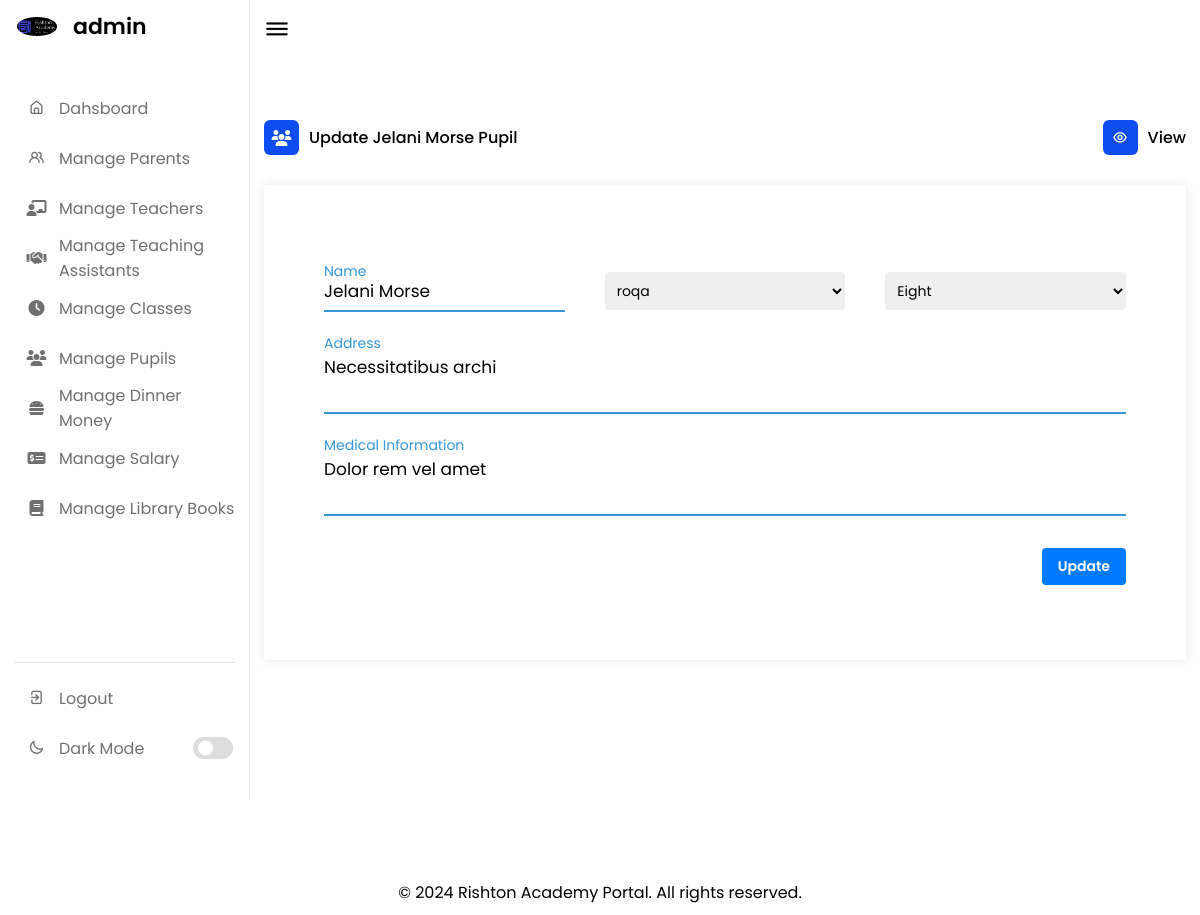
The app's page /pupil_add?id=2 (signed in) with its own data.
### tables this page shows
CREATE TABLE `pupils` (
  `PupilID` int(11) NOT NULL,
  `Name` varchar(100) NOT NULL,
  `Address` varchar(255) DEFAULT NULL,
  `MedicalInformation` text DEFAULT NULL,
  `ClassID` int(11) DEFAULT NULL
);

CREATE TABLE `pupilparent` (
  `PupilID` int(11) NOT NULL,
  `ParentID` int(11) NOT NULL
);

CREATE TABLE `parentsguardians` (
  `ParentID` int(11) NOT NULL,
  `Name` varchar(100) NOT NULL,
  `Address` varchar(255) DEFAULT NULL,
  `Email` varchar(100) DEFAULT NULL,
  `Telephone` varchar(20) DEFAULT NULL
);

CREATE TABLE `classes` (
  `ClassID` int(11) NOT NULL,
  `ClassName` varchar(50) NOT NULL,
  `Capacity` int(11) NOT NULL,
  `TeacherID` int(11) DEFAULT NULL
);

### config/helper.php (called while the page is built, shortened)
<?php
function fetchData($query, $connect) {
    $result = mysqli_query($connect, $query);
    if ($result) {
        $data = [];
        while ($row = mysqli_fetch_assoc($result)) {
            $data[] = $row;
        }
        return $data;
    } else {
        echo "Error executing query: " . mysqli_error($connect);
        return false;
    }
}
?>

### pupil_add.php (the view, shortened to what this page needs)
<?php
require_once('./config/connection.php');
require_once('./includes/head.php');
require_once('./includes/nav.php');
require_once('./config/helper.php');
$pupil = null;
$ParentID = null;
if (isset($_GET['id'])) {
    $id = (int) $_GET['id'];
    $query = "SELECT * FROM pupils WHERE PupilID = $id";
    $result = mysqli_query($connect, $query);
    if (mysqli_num_rows($result) > 0) {
        $pupil = mysqli_fetch_object($result);
    } else {
        header('Location: ./404.html');
        exit();
    }
    $query = "SELECT ParentID FROM pupilparent WHERE PupilID = $id";
    $result = mysqli_query($connect, $query);
    if (mysqli_num_rows($result) > 0) {
        $ParentID = mysqli_fetch_object($result)->ParentID;
    } else {
        header('Location: ./404.html');
        exit();
    }
}
$query = "SELECT * FROM classes";
$data = fetchData($query, $connect);
$query2 = "SELECT * FROM parentsguardians";
$data2 = fetchData($query2, $connect);
?>
<div class="dash-content">
    <div class="activity">
        <div class="title">
            <div class="left">
                <i class="fas fa-users"></i>
                <span class="text">
                    <?= isset($pupil->PupilID) ? 'Update ' . htmlspecialchars($pupil->Name) . ' Pupil' : 'Create a new Pupil' ?>
                </span>
            </div>
            <div class="right">
                <a href="./manage_pupils"><i class="uil uil-eye"></i>
                    <span class="text">View</span></a>
            </div>
        </div>
        <div class="table-responsive">
            <div class="container">
                <form action="<?= isset($pupil->PupilID) ? 'process/pupil/update' : 'process/pupil/store' ?>" method="post">
                    <div class="form-row">
                        <div class="input-data">
                            <input type="text" name="Name" value="<?= isset($pupil->PupilID) ? htmlspecialchars($pupil->Name) : '' ?>" required>
                            <div class="underline"></div>
                            <label for="Name">Name</label>
                        </div>
                        <div class="input-data">
                            <select name="ParentID" class="custom-select" required>
                                <?php foreach ($data2 as $val) : ?>
                                    <option value="<?= $val['ParentID'] ?>" <?= isset($ParentID) && $ParentID == $val['ParentID'] ? 'selected' : '' ?>><?= htmlspecialchars($val['Name']) ?></option>
                                <?php endforeach; ?>
                            </select>
                        </div>
                        <div class="input-data">
                            <select name="ClassID" class="custom-select" required>
                                <?php foreach ($data as $val) : ?>
                                    <option value="<?= $val['ClassID'] ?>" <?= isset($pupil->ClassID) && $pupil->ClassID == $val['ClassID'] ? 'selected' : '' ?>><?= $val['ClassName'] ?></option>
                                <?php endforeach; ?>
                            </select>
                        </div>
                    </div>
                    <div class="form-row">
                        <div class="input-data textarea">
                            <textarea rows="8" cols="80" name="Address" required><?= isset($pupil->PupilID) ? htmlspecialchars($pupil->Address) : '' ?></textarea>
                            <br />
                            <div class="underline"></div>
                            <label for="">Address</label>
                            <br />
                        </div>
                    </div>
                    <div class="form-row">
                        <div class="input-data textarea">
                            <textarea rows="8" cols="80" name="MedicalInformation" required><?= isset($pupil->PupilID) ? htmlspecialchars($pupil->MedicalInformation) : '' ?></textarea>
                            <br />
                            <div class="underline"></div>
                            <label for="">Medical Information</label>
                            <br />
                        </div>
                    </div>
                    <div class="form-row">
                        <div class="input-data textarea">
                            <button type="submit" class="btn btn-primary" style="float:right;"><?= isset($pupil->PupilID) ? 'Update' : 'Submit' ?></button>
                        </div>
                    </div>
                </form>
            </div>
        </div>
    </div>
</div>
</section>
<?php
require_once('includes/footer.php');
?>

### assets/css/style.css (style rules this page uses)
* { margin: 0; padding: 0; outline: none; box-sizing: border-box; font-family: 'Poppins', sans-serif; }
:root { --primary-color: #0E4BF1; --panel-color: #FFF; --text-color: #000; --black-light-color: #707070; --border-color: #e6e5e5; --toggle-color: #DDD; --box1-color: #4DA3FF; --box2-color: #FFE6AC; --box3-color: #E7D1FC; --title-icon-color: #fff; --tran-05: all 0.5s ease; --tran-03: all 0.3s ease; --tran-03: all 0.2s ease; }
body, html { min-height: 100vh; margin: 0; }
.dashboard .dash-content { padding-top: 50px; }
.dash-content .title { display: flex; align-items: center; margin: 60px 0 30px 0; }
.dash-content .title i { position: relative; height: 35px; width: 35px; background-color: var(--primary-color); border-radius: 6px; color: var(--title-icon-color); display: flex; align-items: center; justify-content: center; }
.dash-content .title .text { font-weight: 500; color: var(--text-color); margin-left: 10px; }
.btn { display: inline-block; padding: 8px 16px; font-size: 14px; font-weight: 600; text-align: center; text-decoration: none; cursor: pointer; border: none; border-radius: 4px; transition: background-color 0.3s; }
.btn-primary { color: #fff; background-color: #007bff; }
.title { display: flex; align-items: center; justify-content: space-between; }
.title .left { display: flex; align-items: center; }
.title .right a { display: flex; align-items: center; text-decoration: none; }
.container { background: var(--panel-color); width: 100%; padding: 25px 40px 10px 40px; box-shadow: 0px 0px 10px rgba(0,0,0,0.1); margin-bottom: 200px; }
.container form { padding: 30px 0 0 0; }
.container form .form-row { display: flex; margin: 32px 0; }
form .form-row .input-data { width: 100%; height: 40px; margin: 0 20px; position: relative; }
form .form-row .textarea { height: 70px; }
.input-data input, .textarea textarea { display: block; width: 100%; height: 100%; border: none; font-size: 17px; border-bottom: 2px solid rgba(0,0,0, 0.12); color: var(--text-color); background-color: var(--panel-color); }
.input-data input:focus ~ label, .textarea textarea:focus ~ label, .input-data input:valid ~ label, .textarea textarea:valid ~ label { transform: translateY(-20px); font-size: 14px; color: #3498db; }
.textarea textarea { resize: none; padding-top: 10px; }
.input-data label { position: absolute; pointer-events: none; bottom: 10px; font-size: 16px; transition: all 0.3s ease; }
.textarea label { width: 100%; bottom: 40px; background-color: var(--panel-color); }
.input-data .underline { position: absolute; bottom: 0; height: 2px; width: 100%; }
.input-data .underline:before { position: absolute; content: ""; height: 2px; width: 100%; background: #3498db; transform: scaleX(0); transform-origin: center; transition: transform 0.3s ease; }
.input-data input:focus ~ .underline:before, .input-data input:valid ~ .underline:before, .textarea textarea:focus ~ .underline:before, .textarea textarea:valid ~ .underline:before { transform: scale(1); }
.custom-select { width: 100%; padding: 8px; font-size: 14px; border: 1px solid #ccc; border-radius: 4px; box-sizing: border-box; margin-top: 0px; border: 0px; }

### records on screen
pupils: Name "Jelani Morse", ClassID "Eight", Address "Necessitatibus archi", MedicalInformation "Dolor rem vel amet"
pupilparent: ParentID "roqa"

### other values on screen
$_SESSION['ADMINNAME'] "admin"
